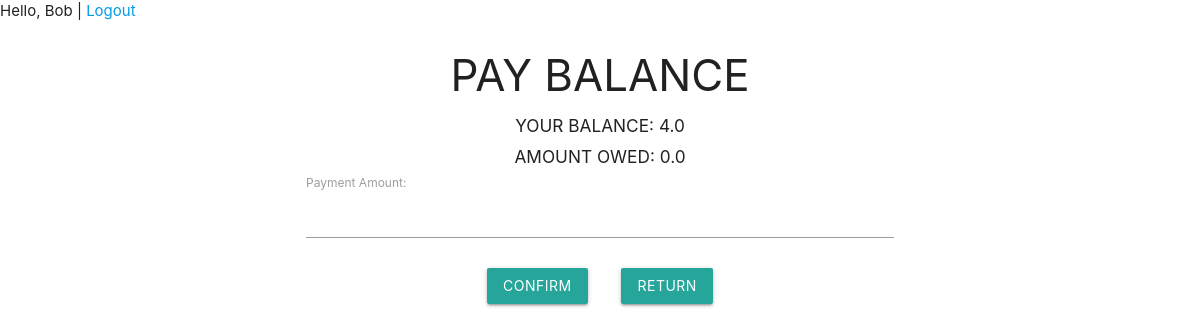
Before: /pay-balance/ (signed in) with the older database file.
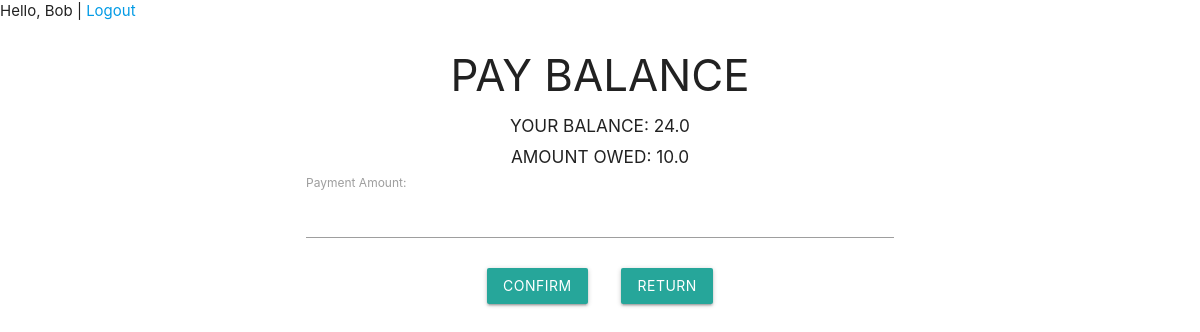
After: the same page with the newer database file.
### account/models.py (models this page shows, shortened)
class Account(AbstractBaseUser):
    username = models.CharField(max_length=30, unique=True)
    email = models.EmailField(verbose_name='email', max_length=60, unique=True)
    date_joined = models.DateTimeField(verbose_name='date joined', auto_now_add=True)
    last_login = models.DateTimeField(verbose_name='last login', auto_now=True)
    role = models.CharField(max_length=10, choices=ROLE_CHOICES, default='2')
    is_admin = models.BooleanField(default=False)
    is_active = models.BooleanField(default=True)
    is_staff = models.BooleanField(default=False)
    is_superuser = models.BooleanField(default=False)
    hires_in_progress = models.IntegerField(default=0)
    current_location = models.CharField(max_length=30, default="")
    wallet_balance = models.FloatField(default=0.00)
    amount_owed = models.FloatField(default=0.00)
    USERNAME_FIELD = 'username'
    REQUIRED_FIELDS = ['email']
    objects = MyAccountManager()

### BikeShare/views.py (the view)
# urls.py: path('pay-balance/', views.pay_balance, name='pay-balance'),
def pay_balance(request):
    form = PayBalanceForm()
    return render(request, 'pay_balance.html', context={'form':form})

### BikeShare/forms.py
class PayBalanceForm(forms.Form):
    money = forms.FloatField(label='Payment Amount')

### BikeShare/templates/pay_balance.html (shortened to what this page needs)
{% extends 'base.html' %}
{% block content %}
<form method="post" action="{% url 'bikeshare:pay-balance-submit' %}">
  <h3><center>PAY BALANCE</center> </h3>
    <h6><center>YOUR BALANCE: {{ request.user.wallet_balance }}</center> </h6>
    <h6><center>AMOUNT OWED: {{ request.user.amount_owed }}</center> </h6>
    <div class="container">
        {{ form }}
  </div>
  <div class="container" align="center" >
    <br>
    <button type="submit" id ="topup" class="waves-effect waves-light btn">confirm
    </button>&nbsp&nbsp&nbsp&nbsp&nbsp&nbsp&nbsp
    <button type="button" id="cancel" class="cancelbtn waves-effect waves-light btn" onclick="location.href='{% url 'bikeshare:bikeshare-customer' %}'">
      Return</button>
  </div>
</form>
{% endblock %}

### BikeShare/templates/base.html (shortened to what this page needs)
<head>
<link rel="stylesheet" href="https://cdnjs.cloudflare.com/ajax/libs/materialize/1.0.0/css/materialize.min.css">
</head>
    {% if request.user.is_authenticated  %}
            <p>Hello, {{ request.user.username }} | <a href="{% url 'bikeshare:logout' %}">Logout</a></p>
        {% else %}
            <p><a href="{% url 'bikeshare:login' %}">Login |</a><a href="{% url 'bikeshare:signup' %}"> Register</a></p>
    {% endif %}
<body>
<div class="container">
{% block content %}
{% endblock content %}
</div>
</body>

Changed rows visible on the page:
changed Account "Bob": user.wallet_balance "4.0" → "24.0"; user.amount_owed "0.0" → "10.0"
